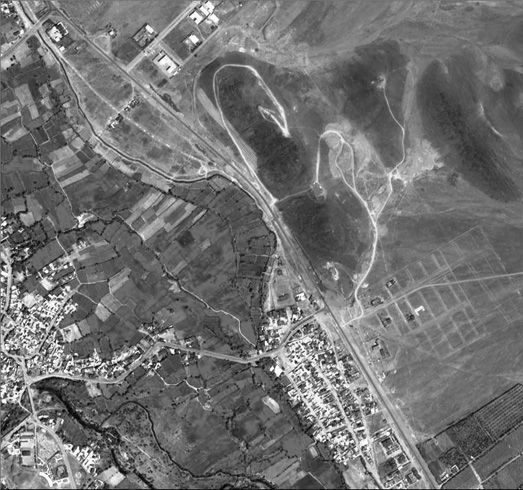
#> input picture change_detection/2.jpg, 523 x 490 px, found by its file name
$ python extract_water.py
#> lines starting #> are read from the running program, lines starting #| are printed output that depends on the picture; after the words box and inside, x2 and y2 are one past the last pixel; in counts of white or black regions, pixels touching at a corner belong together
import cv2
img = cv2.imread('2.jpg', 0)
#> img is the input picture: shape (490, 523); min 0, max 255, mean 113.8
ret, th1 = cv2.threshold(img, 75, 255, cv2.THRESH_BINARY)
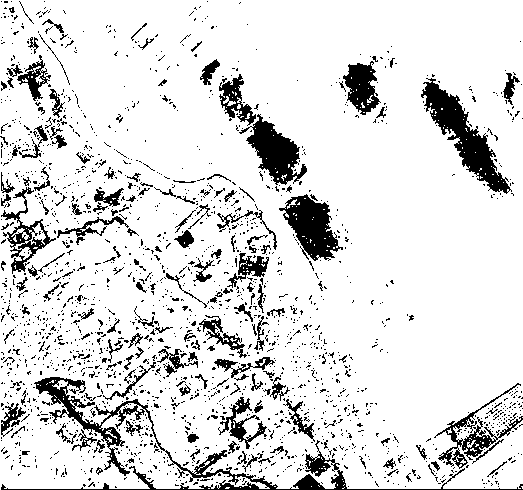
#> th1: shape (490, 523); 86.7% white; 1957 black regions (1787 under 20 px), largest, box (x1, y1, x2, y2) and area: (1, 377, 523, 490) 4657, (421, 78, 512, 194) 3046, (279, 194, 343, 261) 2175
cv2.imshow('th1', th1)
cv2.waitKey(0)
cv2.imwrite('water_extract.jpg', th1)
cv2.destroyAllWindows()

$ run again, with change_detection/1.jpg copied over change_detection/2.jpg
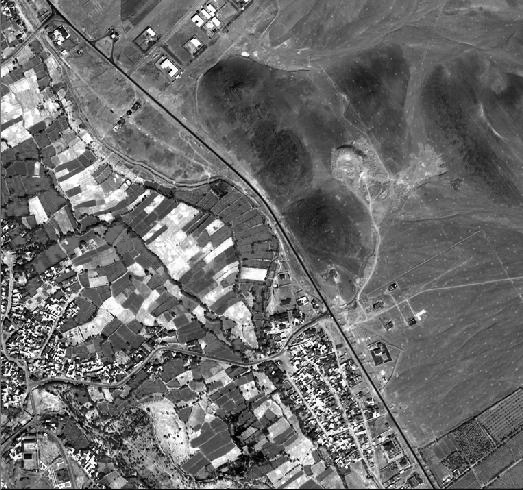
#> input picture change_detection/1.jpg, 523 x 490 px, found by its file name
#> img is the input picture: shape (490, 523); min 0, max 255, mean 108.3
#> `ret, th1 = cv2.threshold(img, 75, 255, cv2.THRESH_BINARY)`:
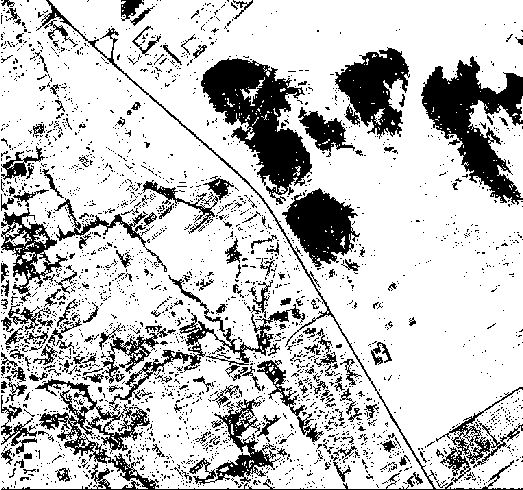
#> th1: shape (490, 523); 77.6% white; 2594 black regions (2401 under 20 px), largest, box (x1, y1, x2, y2) and area: (201, 58, 312, 204) 7222, (421, 56, 523, 205) 6461, (1, 0, 523, 490) 5751
